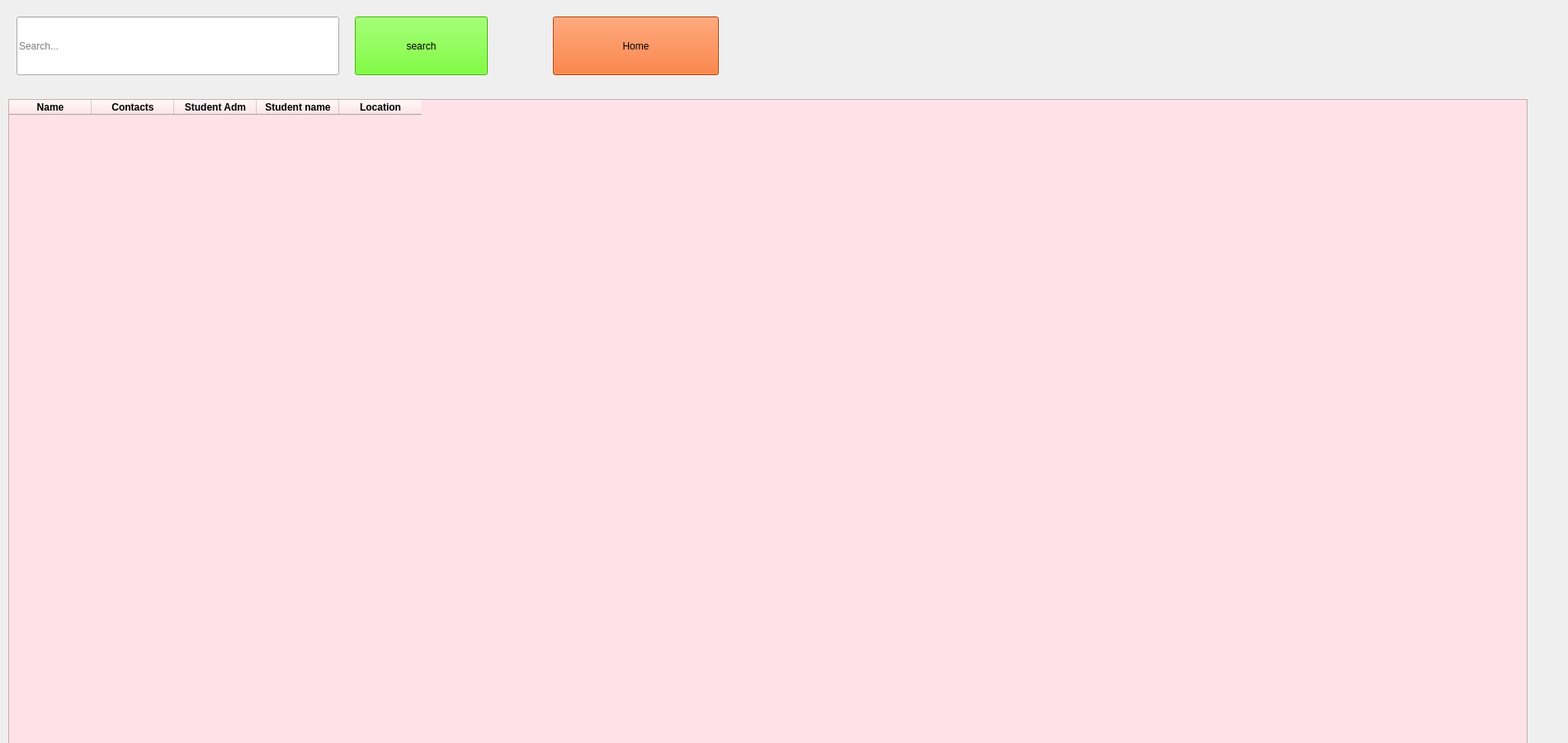
<?xml version="1.0" encoding="UTF-8"?>
<ui version="4.0">
 <class>Form</class>
 <widget class="QWidget" name="Form">
  <property name="geometry">
   <rect>
    <x>0</x>
    <y>0</y>
    <width>1900</width>
    <height>900</height>
   </rect>
  </property>
  <property name="windowTitle">
   <string>Teachers Database</string>
  </property>
  <property name="windowIcon">
   <iconset>
    <normaloff>../imgs/660921-84.png</normaloff>../imgs/660921-84.png</iconset>
  </property>
  <widget class="QTableWidget" name="tableWidget">
   <property name="geometry">
    <rect>
     <x>10</x>
     <y>120</y>
     <width>1841</width>
     <height>900</height>
    </rect>
   </property>
   <property name="styleSheet">
    <string notr="true">background-color: rgb(255, 226, 232);</string>
   </property>
   <property name="dragEnabled">
    <bool>false</bool>
   </property>
   <property name="alternatingRowColors">
    <bool>true</bool>
   </property>
   <property name="textElideMode">
    <enum>Qt::ElideRight</enum>
   </property>
   <property name="verticalScrollMode">
    <enum>QAbstractItemView::ScrollPerItem</enum>
   </property>
   <property name="showGrid">
    <bool>true</bool>
   </property>
   <property name="wordWrap">
    <bool>false</bool>
   </property>
   <property name="columnCount">
    <number>5</number>
   </property>
   <attribute name="horizontalHeaderHighlightSections">
    <bool>true</bool>
   </attribute>
   <column>
    <property name="text">
     <string>Name</string>
    </property>
    <property name="font">
     <font>
      <weight>75</weight>
      <bold>true</bold>
     </font>
    </property>
   </column>
   <column>
    <property name="text">
     <string>Contacts</string>
    </property>
    <property name="font">
     <font>
      <weight>75</weight>
      <bold>true</bold>
     </font>
    </property>
   </column>
   <column>
    <property name="text">
     <string>Student Adm</string>
    </property>
    <property name="font">
     <font>
      <weight>75</weight>
      <bold>true</bold>
     </font>
    </property>
   </column>
   <column>
    <property name="text">
     <string>Student name</string>
    </property>
    <property name="font">
     <font>
      <weight>75</weight>
      <bold>true</bold>
     </font>
    </property>
   </column>
   <column>
    <property name="text">
     <string>Location</string>
    </property>
    <property name="font">
     <font>
      <weight>75</weight>
      <bold>true</bold>
     </font>
    </property>
   </column>
  </widget>
  <widget class="QLineEdit" name="search">
   <property name="geometry">
    <rect>
     <x>20</x>
     <y>20</y>
     <width>391</width>
     <height>71</height>
    </rect>
   </property>
   <property name="styleSheet">
    <string notr="true">font: 16pt &quot;MS Shell Dlg 2&quot;;</string>
   </property>
   <property name="placeholderText">
    <string>Search...</string>
   </property>
  </widget>
  <widget class="QPushButton" name="search_btn">
   <property name="geometry">
    <rect>
     <x>430</x>
     <y>20</y>
     <width>161</width>
     <height>71</height>
    </rect>
   </property>
   <property name="styleSheet">
    <string notr="true">font: 14pt &quot;MS Shell Dlg 2&quot;;
background-color: rgb(85, 255, 0);</string>
   </property>
   <property name="text">
    <string>search</string>
   </property>
   <property name="icon">
    <iconset>
     <normaloff>../imgs/sign-out-option.png</normaloff>../imgs/sign-out-option.png</iconset>
   </property>
  </widget>
  <widget class="QPushButton" name="home">
   <property name="geometry">
    <rect>
     <x>670</x>
     <y>20</y>
     <width>201</width>
     <height>71</height>
    </rect>
   </property>
   <property name="styleSheet">
    <string notr="true">font: 12pt &quot;MS Shell Dlg 2&quot;;
background-color: rgb(255, 85, 0);</string>
   </property>
   <property name="text">
    <string>Home</string>
   </property>
  </widget>
 </widget>
 <resources/>
 <connections/>
</ui>
